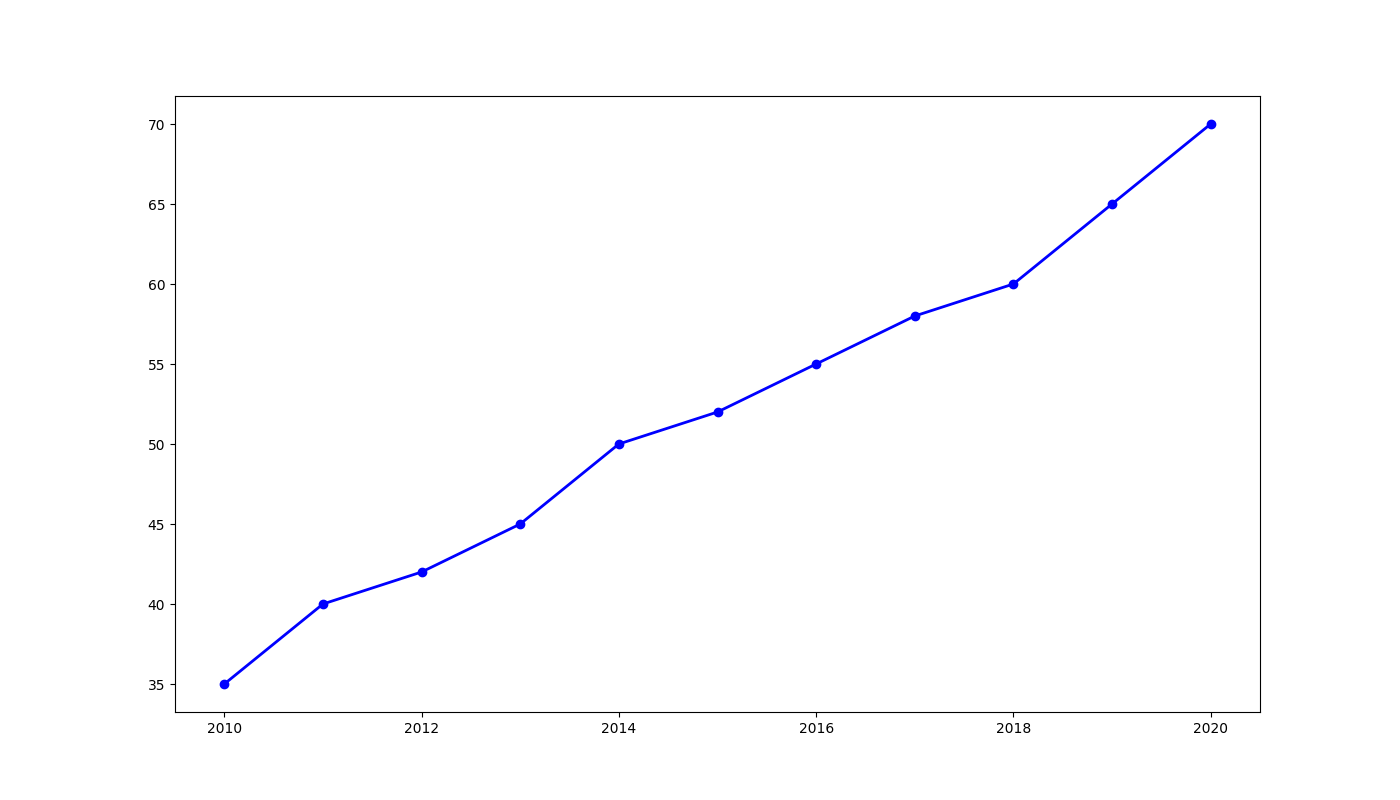

This chart was generated by the following Python code:
import matplotlib.pyplot as plt
import numpy as np

years = np.arange(2010, 2021)
farm_a_productivity = np.array([35, 40, 42, 45, 50, 52, 55, 58, 60, 65, 70])

fig, ax = plt.subplots(figsize=(14, 8))

# Shuffle colors: changed from 'green' to 'blue'
ax.plot(years, farm_a_productivity, color='blue', linestyle='-', linewidth=2, marker='o')

plt.show()
